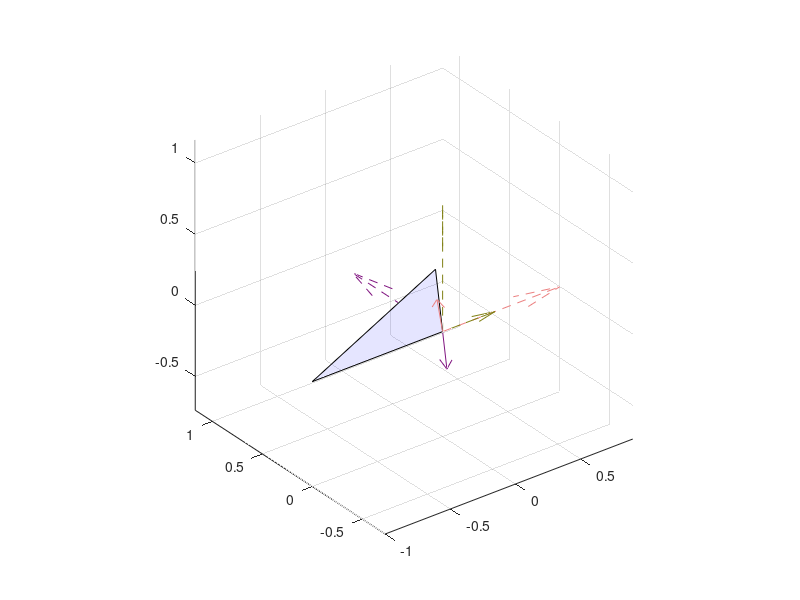
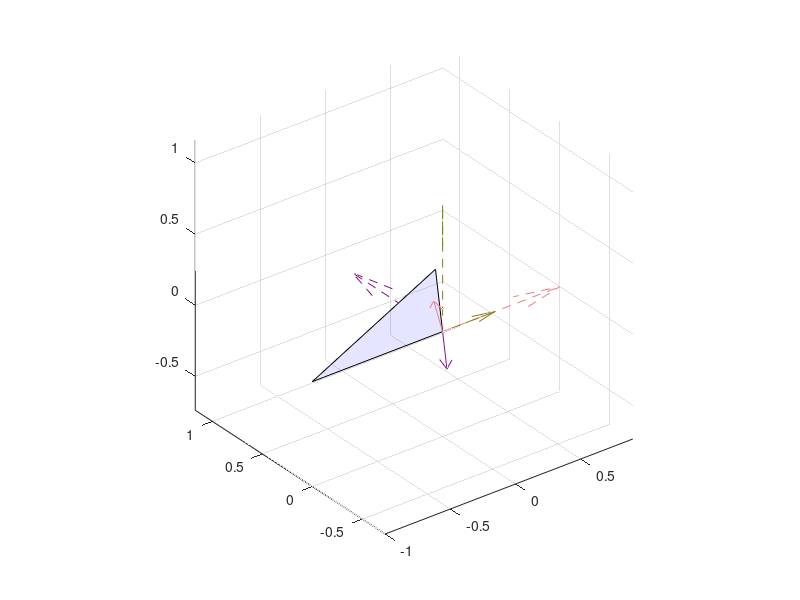
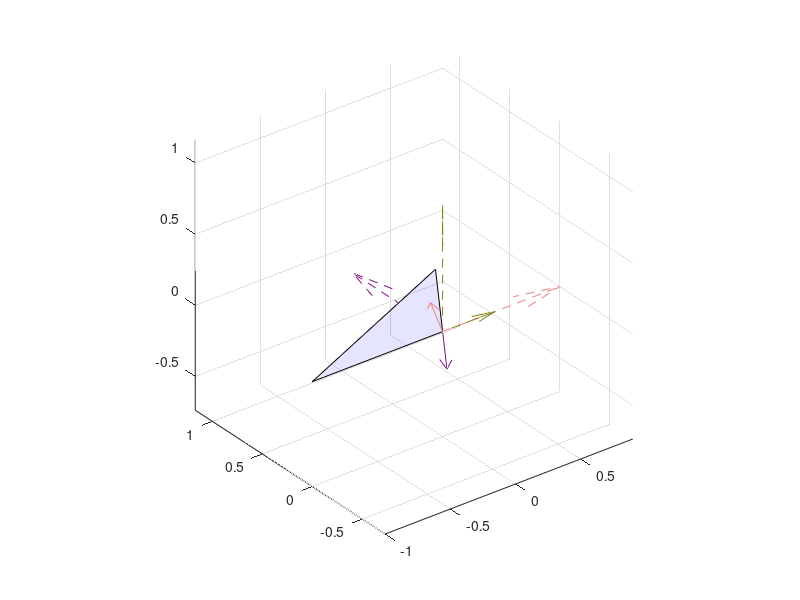
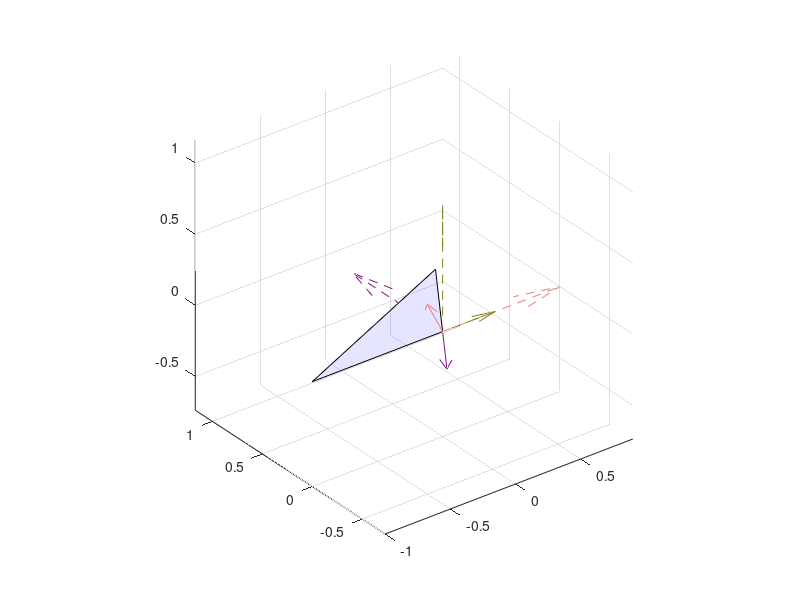

These charts were generated, in order, by the following MATLAB code:
A=rand(3, 3);
for j=1:3
  for p=1:3
    if rand(1)>0.5
      A(j, p)*=-1;
    end
    if rand(1)>0.5
      A_copy=A;
      A_copy(j, p)=0;
      if cond(A_copy)<10^10
        A(j, p)=0;
      end
    end
  endfor
endfor
alfa=-0.8
beta=-0.6
epsi=[0.2; -0.1; 0.1]
A(:,1)=alfa*A(:,2)+beta*A(:,3)+epsi

norm_A=norm(A)
norm_A_inv=1/norm(inv(A))
cond_A=cond(A)

E=zeros(3, 3);

norm_E=norm(E);

vects=eye(3)
epsiAux=0.1*epsi
for i=1:10
  figure
  quiver3(0, 0, 0, 0, 0, 0)
  hold on;
  Aux=A;
  Aux(:,1)-=epsiAux;
  h=patch('Faces',1:3,'Vertices',[-Aux(:,2).'/norm(Aux(:,2));-Aux(:,3).'/norm(Aux(:,3));zeros(1,3)])
  set(h,'FaceColor','b','FaceAlpha',0.1)
  for i=1:3
    vect=vects(:,i);
    h=quiver3(0, 0, 0, vect(1), vect(2), vect(3), '--');
    set (h, "color", [(sin(vects(1,i))+1)/2, (sin(vects(2,i)+pi)+1)/2, (sin(vects(3,i)-pi)+1)/2]);
    vect=Aux*vect;
    h=quiver3(0, 0, 0, vect(1), vect(2), vect(3));
    set (h, "maxheadsize", 0.1/norm(vect));
    set (h, "color", [(sin(vects(1,i))+1)/2, (sin(vects(2,i)+pi)+1)/2, (sin(vects(3,i)-pi)+1)/2]);
  end
  epsiAux+=0.1*epsi
  axis("equal")
  hold off;
end

norm(epsi)